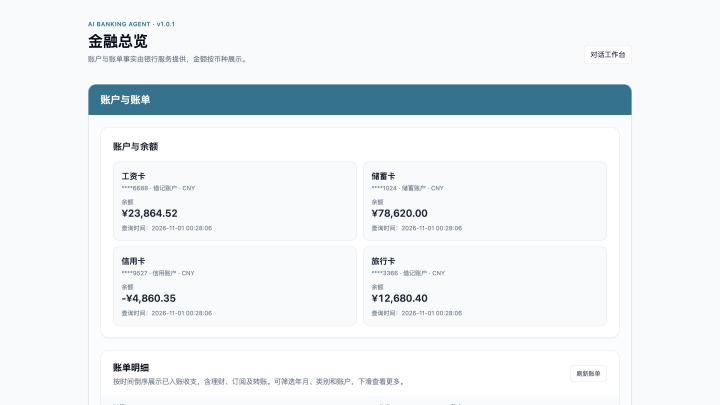
#> input picture artifacts/demo-video/opening/source/dashboard-ready.png, 1440 x 810 px (shown at 1/2 size); its folder holds 8 pictures in this run; the run also reads 2 pictures not shown here
$ python build_opening.py
#> lines starting #> are read from the running program, lines starting #| are printed output that depends on the picture
"""Render BAVA's 15-second silent opening from captured product UI.

No business result is synthesized. Only framing, motion and brand graphics are added.
"""

from __future__ import annotations

import json
import math
import os
import subprocess
from functools import lru_cache
from pathlib import Path

import numpy as np
from PIL import Image, ImageDraw, ImageFilter, ImageFont, ImageOps

ROOT = Path(__file__).resolve().parent
SOURCE = ROOT / "source"
W, H, FPS, DURATION = 1920, 1080, 30, 15
FFMPEG = os.environ.get(
    "BAVA_VIDEO_FFMPEG",
    "/private/tmp/banking-video-tools/imageio_ffmpeg/binaries/ffmpeg-macos-aarch64-v7.1",
)
AVENIR = "/System/Library/Fonts/Avenir Next.ttc"
PINGFANG = "/System/Library/AssetsV2/com_apple_MobileAsset_Font7/3419f2a427639ad8c8e139149a287865a90fa17e.asset/AssetData/PingFang.ttc"
WHITE = (238, 247, 250)
MINT = (86, 227, 204)
SLATE = (140, 164, 182)
PROMPT = "分析2026年8月消费，生成报告"


def ease(v: float) -> float:
    v = max(0.0, min(1.0, v))
    return 1 - (1 - v) ** 3


@lru_cache(maxsize=48)
def font(size: int, weight: int = 7, chinese: bool = False):
    return ImageFont.truetype(PINGFANG if chinese else AVENIR, size, index=0 if chinese else weight)


def background() -> Image.Image:
    y, x = np.mgrid[0:H, 0:W]
    glow = np.exp(-(((x - 1490) / 700) ** 2 + ((y - 450) / 620) ** 2))
    second = np.exp(-(((x - 280) / 1100) ** 2 + ((y - 920) / 420) ** 2))
    rgb = np.stack([7 + 2 * glow + 2 * second, 16 + 26 * glow + 7 * second, 29 + 30 * glow + 9 * second], axis=-1)
    im = Image.fromarray(np.uint8(np.clip(rgb, 0, 255)), "RGB")
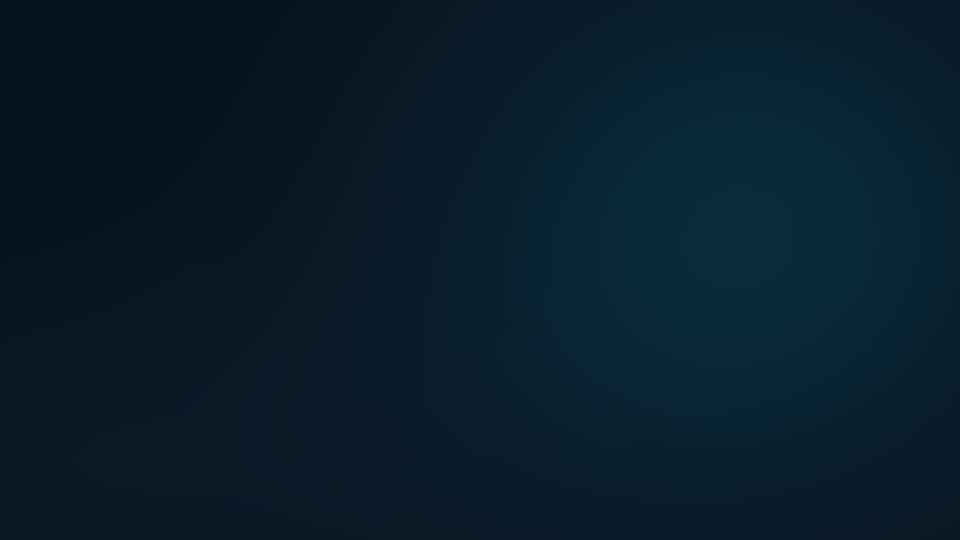
#> im: PIL image 1920x1080 RGB (shown at 1/2 size); mean R, G, B 8, 28.3, 43.5
    d = ImageDraw.Draw(im)
    for gx in range(1040, 1920, 56):
        for gy in range(130, 970, 56):
            d.ellipse((gx, gy, gx + 2, gy + 2), fill=(25, 54, 67))
    d.line((120, 987, 1800, 987), fill=(27, 50, 64), width=1)
    return im


BG = background()


# [60 lines left out: functions composite_alpha, text_layer, line_progress, hero, not called in this run]


def source(name):
#> called with name = 'dashboard-ready.png'
    return Image.open(SOURCE / name).convert("RGB")
#> returned value is the input picture: PIL image 1440x810 RGB; mean R, G, B 236.4, 240.8, 244


SCREENS = {
    "accounts": source("dashboard-ready.png"),
    "spending": source("spending-ready.png"),
    "subscriptions": source("subscriptions.png"),
    "wealth": source("wealth.png"),
}
#> call 2 of source, with name = 'spending-ready.png'
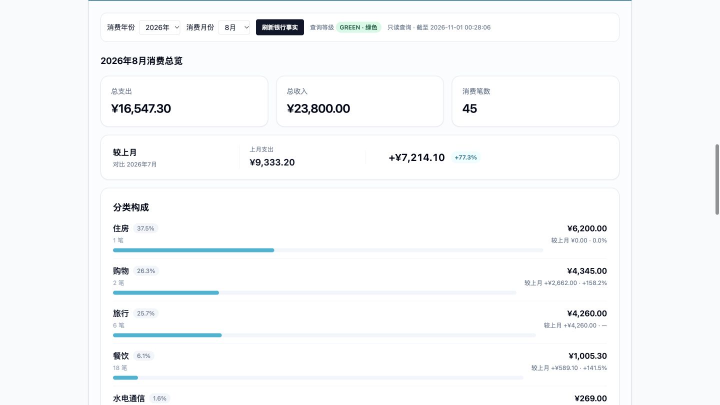
#> input picture artifacts/demo-video/opening/source/spending-ready.png, 1440 x 810 px (shown at 1/2 size)
#> in source, returned value is the input picture: PIL image 1440x810 RGB; mean R, G, B 247.7, 249, 250.3
#> call 3 of source, with name = 'subscriptions.png'
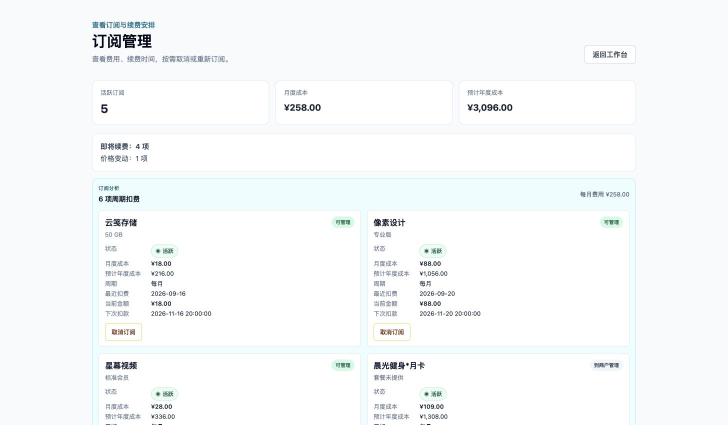
#> input picture artifacts/demo-video/opening/source/subscriptions.png, 1456 x 849 px (shown at 1/2 size)
#> in source, returned value is the input picture: PIL image 1456x849 RGB; mean R, G, B 247.6, 249.5, 250.5
#> call 4 of source, with name = 'wealth.png'
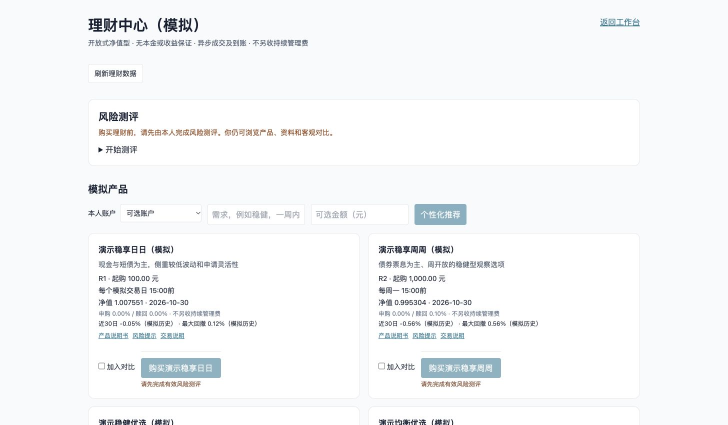
#> input picture artifacts/demo-video/opening/source/wealth.png, 1456 x 849 px (shown at 1/2 size)
#> in source, returned value is the input picture: PIL image 1456x849 RGB; mean R, G, B 245.9, 247, 248.4
CHAT = [source(f"chat-{i:02d}.png") for i in range(len(PROMPT) + 1)]
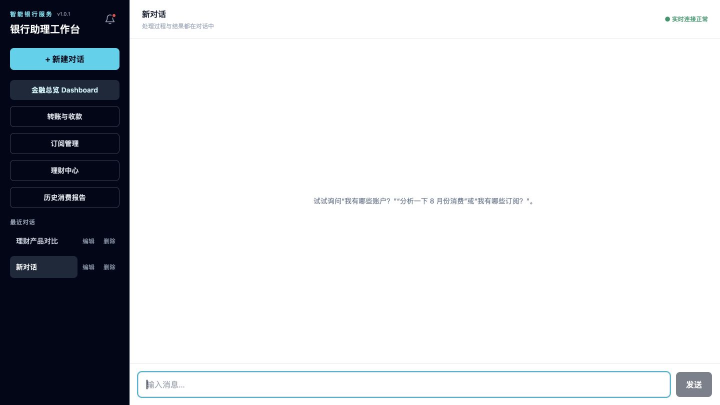
#> input picture artifacts/demo-video/opening/source/chat-00.png, 1440 x 810 px (shown at 1/2 size)
#> in source, returned value is the input picture: PIL image 1440x810 RGB; mean R, G, B 210.2, 212.2, 215.4
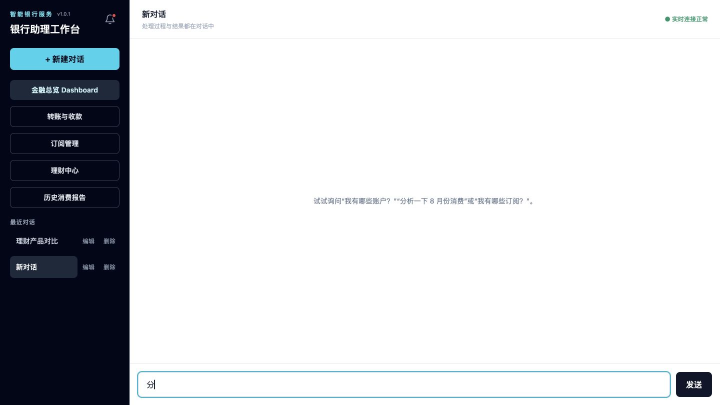
#> input picture artifacts/demo-video/opening/source/chat-01.png, 1440 x 810 px (shown at 1/2 size)
#> in source, returned value is the input picture: PIL image 1440x810 RGB; mean R, G, B 209.9, 211.9, 215.1
#> (the run stopped early here; a loop or call above may not have finished)
